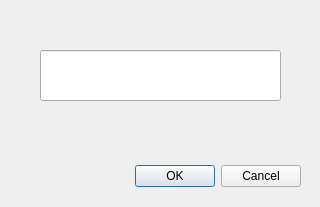
<?xml version="1.0" encoding="UTF-8"?>
<ui version="4.0">
 <class>warn_countdown1</class>
 <widget class="QDialog" name="warn_countdown1">
  <property name="geometry">
   <rect>
    <x>0</x>
    <y>0</y>
    <width>320</width>
    <height>207</height>
   </rect>
  </property>
  <property name="windowTitle">
   <string>Dialog</string>
  </property>
  <widget class="QDialogButtonBox" name="buttonBox">
   <property name="geometry">
    <rect>
     <x>0</x>
     <y>160</y>
     <width>301</width>
     <height>32</height>
    </rect>
   </property>
   <property name="orientation">
    <enum>Qt::Horizontal</enum>
   </property>
   <property name="standardButtons">
    <set>QDialogButtonBox::Cancel|QDialogButtonBox::Ok</set>
   </property>
  </widget>
  <widget class="QLineEdit" name="lineEdit">
   <property name="geometry">
    <rect>
     <x>40</x>
     <y>50</y>
     <width>241</width>
     <height>51</height>
    </rect>
   </property>
  </widget>
 </widget>
 <resources/>
 <connections>
  <connection>
   <sender>buttonBox</sender>
   <signal>accepted()</signal>
   <receiver>warn_countdown1</receiver>
   <slot>accept()</slot>
   <hints>
    <hint type="sourcelabel">
     <x>248</x>
     <y>254</y>
    </hint>
    <hint type="destinationlabel">
     <x>157</x>
     <y>274</y>
    </hint>
   </hints>
  </connection>
  <connection>
   <sender>buttonBox</sender>
   <signal>rejected()</signal>
   <receiver>warn_countdown1</receiver>
   <slot>reject()</slot>
   <hints>
    <hint type="sourcelabel">
     <x>316</x>
     <y>260</y>
    </hint>
    <hint type="destinationlabel">
     <x>286</x>
     <y>274</y>
    </hint>
   </hints>
  </connection>
 </connections>
</ui>
